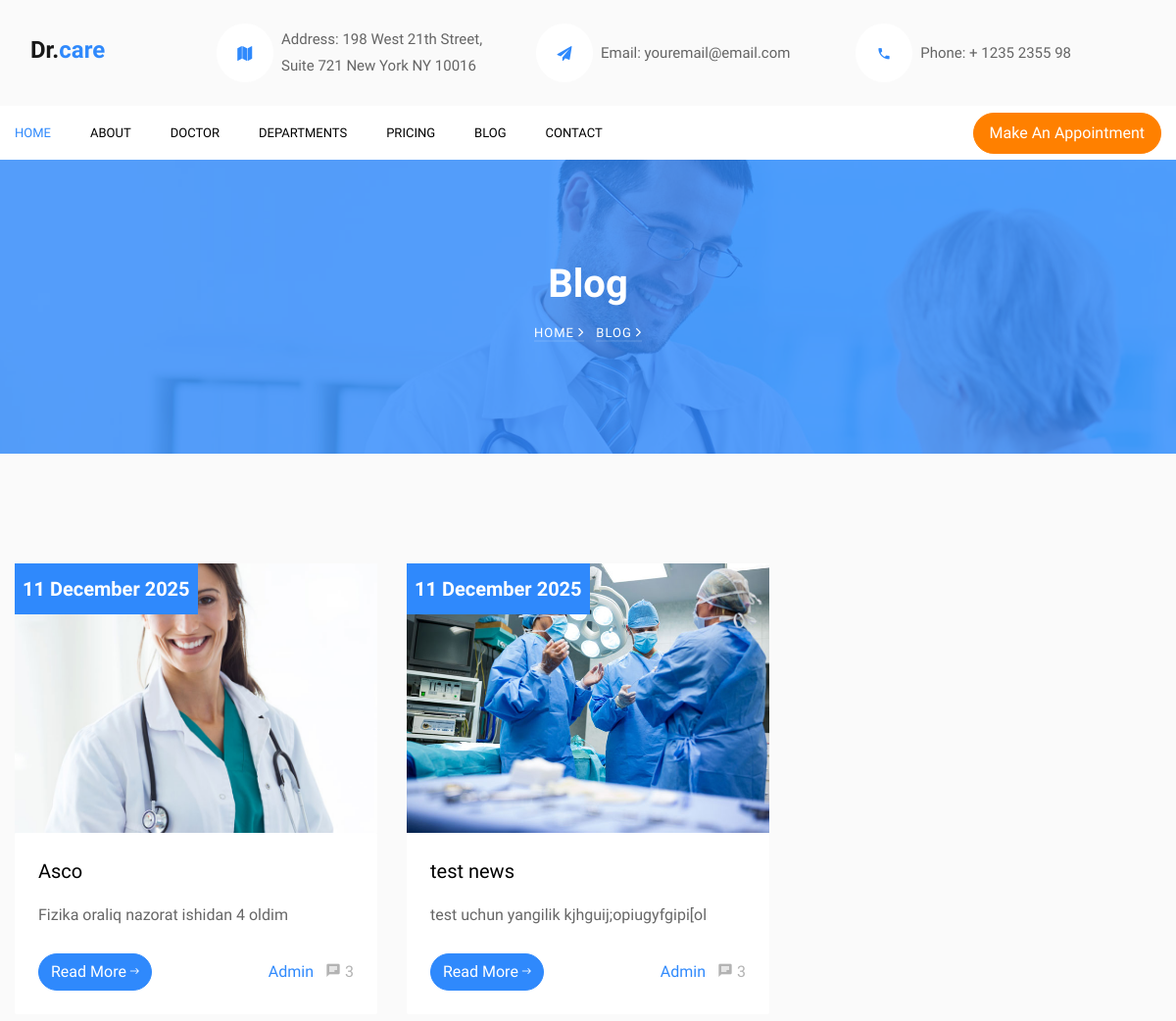
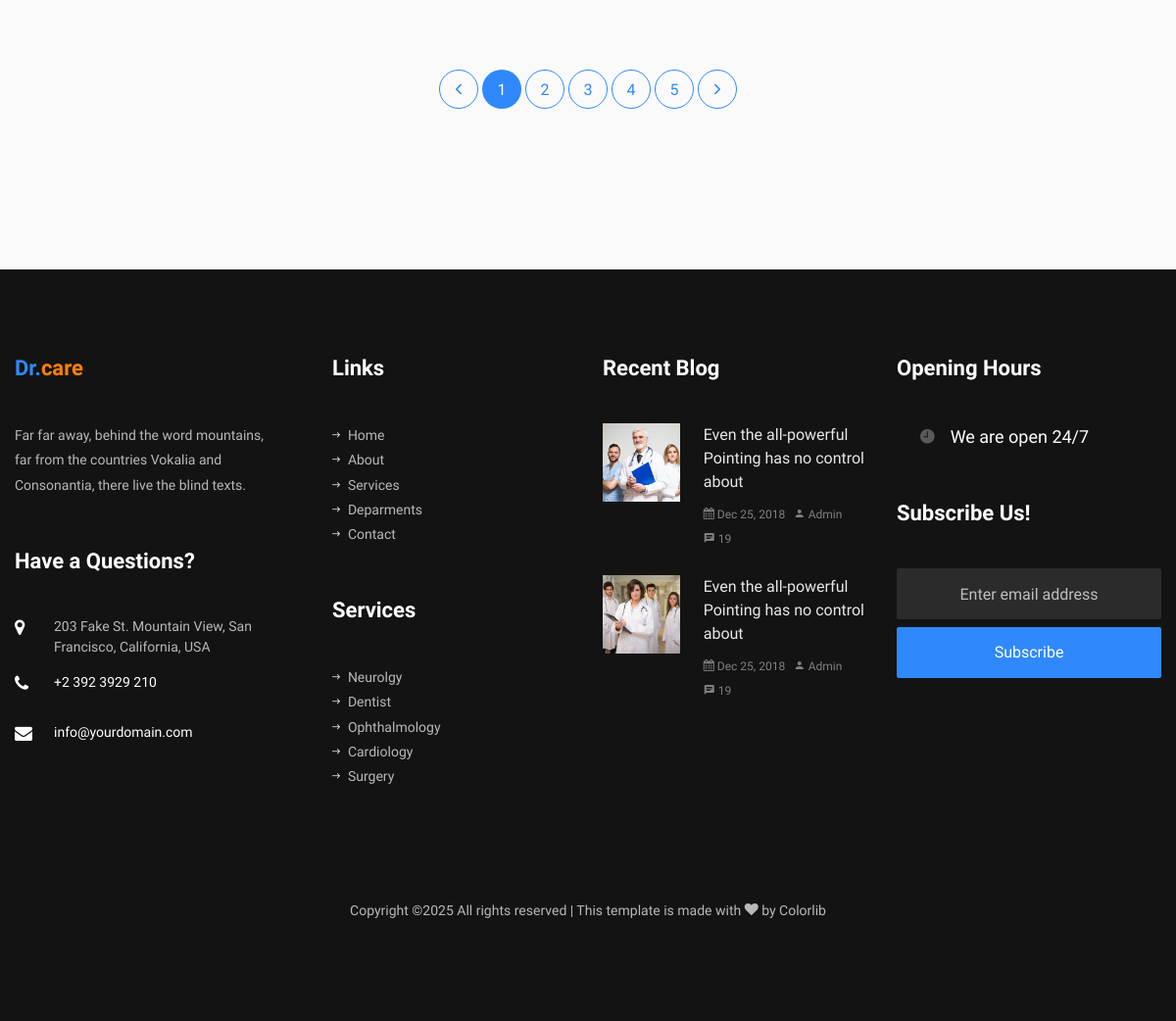
Screenshot of /blog/ with the database file from the repository (2 pictures, top to bottom).
### base/models.py (models this page shows, shortened)
class News(models.Model):
    title = models.CharField(max_length=200)
    text = models.TextField()
    image = models.ImageField(upload_to='news_images/', blank=True, null=True)
    slug = models.TextField(null=True, blank=True)
    pub_date = models.DateTimeField(default=timezone.now)
    class Meta:
        verbose_name = "News"
        verbose_name_plural = "News"

### base/views.py (the view)
# urls.py: path('blog/', Blog.as_view(), name='blog'),
class Blog(ListView):
    model = News
    template_name = 'pages/blog.html'
    context_object_name = "News"

### templates/pages/blog.html
{% extends "base.html" %}
{% load static %}
{% block content%}
 <section class="hero-wrap hero-wrap-2" style="background-image: url('{% static 'images/bg_1.jpg' %}');" data-stellar-background-ratio="0.5">
      <div class="overlay"></div>
      <div class="container">
        <div class="row no-gutters slider-text align-items-center justify-content-center">
          <div class="col-md-9 ftco-animate text-center">
            <h1 class="mb-2 bread">Blog</h1>
            <p class="breadcrumbs"><span class="mr-2"><a href="{% url "home" %}">Home <i class="ion-ios-arrow-forward"></i></a></span> <span>Blog <i class="ion-ios-arrow-forward"></i></span></p>
          </div>
        </div>
      </div>
    </section>
		<section class="ftco-section bg-light">
			<div class="container">
				<div class="row">
          {% for new in News %}
          <div class="col-md-4 ftco-animate">
            <div class="blog-entry">
              <a href="{% url "blog-list" new.slug %}" class="block-20" style="background-image: url({{new.image.url}});">
								<div class="meta-date text-center p-2">
                  <span class="day">{{new.pub_date|date:"j F Y"}}</span>
                </div>
              </a>
              <div class="text bg-white p-4">
                <h3 class="heading"><a href="#">{{new.title}}</a></h3>
                <p>{{ new.text }}</p>
                <div class="d-flex align-items-center mt-4">
	                <p class="mb-0"><a href="#" class="btn btn-primary">Read More <span class="ion-ios-arrow-round-forward"></span></a></p>
	                <p class="ml-auto mb-0">
	                	<a href="#" class="mr-2">Admin</a>
	                	<a href="#" class="meta-chat"><span class="icon-chat"></span> 3</a>
	                </p>
                </div>
              </div>
            </div>
          </div>
          {% endfor %}
         </div>
        <div class="row no-gutters my-5">
          <div class="col text-center">
            <div class="block-27">
              <ul>
                <li><a href="#"><i class="ion-ios-arrow-back"></i></a></li>
                <li class="active"><span>1</span></li>
                <li><a href="#">2</a></li>
                <li><a href="#">3</a></li>
                <li><a href="#">4</a></li>
                <li><a href="#">5</a></li>
                <li><a href="#"><i class="ion-ios-arrow-forward"></i></a></li>
              </ul>
            </div>
          </div>
        </div>
			</div>
		</section>
{% endblock %}

### static/css/icomoon.css (style rules this page uses)
[class^="icon-"], [class*=" icon-"] { font-family: 'icomoon' !important; speak: none; font-style: normal; font-weight: normal; font-variant: normal; text-transform: none; line-height: 1; -webkit-font-smoothing: antialiased; -moz-osx-font-smoothing: grayscale; }
.icon-chat:before { content: "\e0b7"; }

### rows the page displays
News: image (picture), pub_date "11 December 2025", title "Asco", text "Fizika oraliq nazorat ishidan 4 oldim"
News: image (picture), pub_date "11 December 2025", title "test news", text "test uchun yangilik kjhguij;opiugyfgipi[ol"
